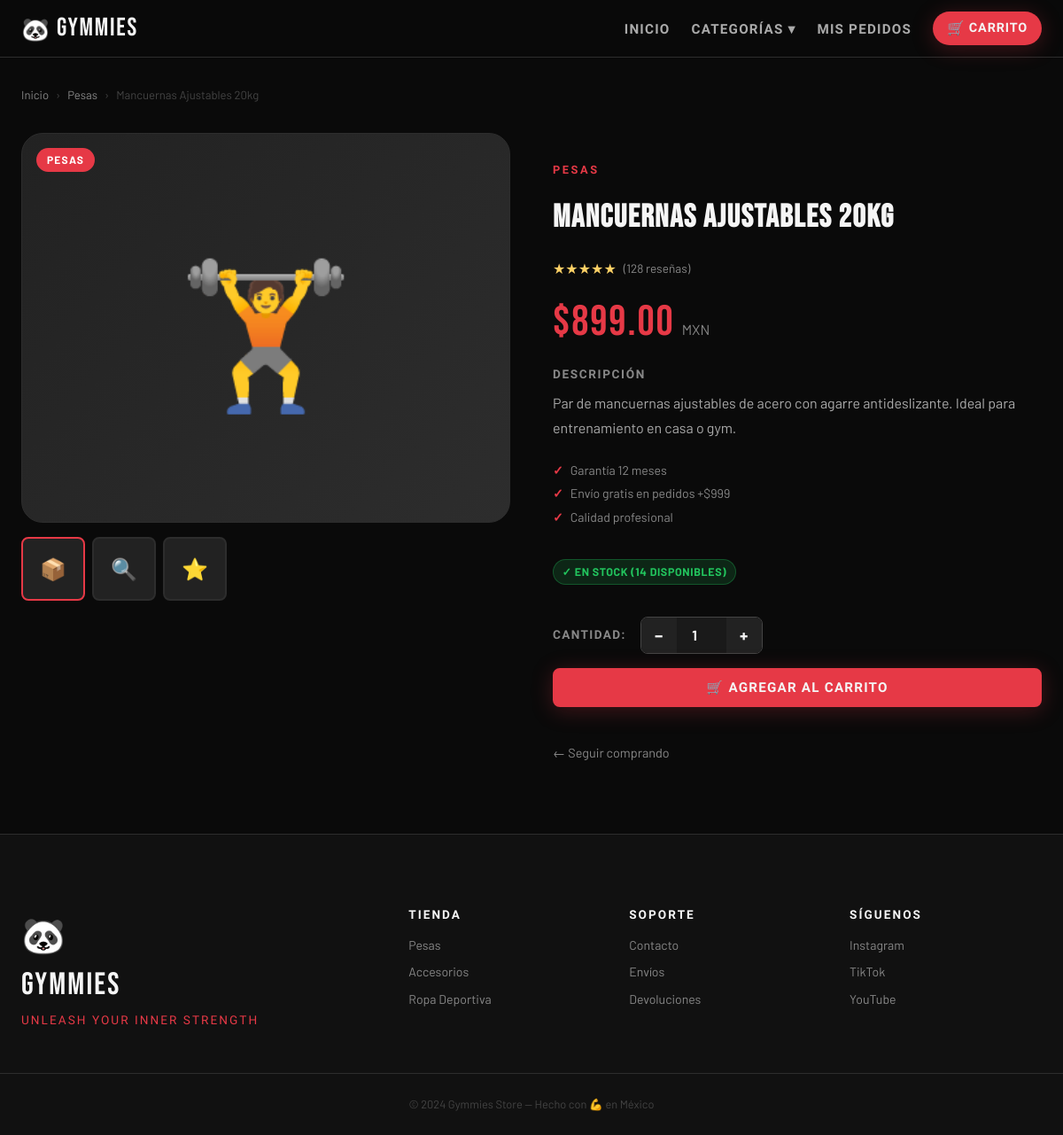
The page /producto/1 on the database its author committed.
### tables this page shows
CREATE TABLE productos (
        id INTEGER PRIMARY KEY AUTOINCREMENT,
        nombre TEXT NOT NULL,
        descripcion TEXT,
        precio REAL NOT NULL,
        costo REAL NOT NULL DEFAULT 0,
        imagen TEXT,
        categoria TEXT,
        stock INTEGER NOT NULL DEFAULT 0
    );

### app.py (the view)
@app.route('/producto/<int:id>')
def producto(id):
    p = get_producto(id)
    if not p:
        return redirect(url_for('index'))
    return render_template('producto.html', producto=p)

### app.py (called while the page is built)
@app.context_processor
def inject_globals():
    carrito_count = 0
    if 'usuario' in session:
        items = get_carrito()
        carrito_count = sum(item['cantidad'] for item in items)
    return {'carrito_count': carrito_count, 'STATUS_LABELS': STATUS_LABELS}

### tienda_db.py (called while the page is built)
def get_connection():
    conn = sqlite3.connect(DB_PATH)
    conn.row_factory = sqlite3.Row
    return conn

def get_producto(id):
    conn = get_connection()
    producto = conn.execute('SELECT * FROM productos WHERE id=?', (id,)).fetchone()
    conn.close()
    return producto

### templates/producto.html (shortened to what this page needs)
{% extends 'base.html' %}
{% block content %}
<section class="product-detail-section">
    <div class="container">
        <nav class="breadcrumb">
            <a href="{{ url_for('index') }}">Inicio</a>
            <span>›</span>
            <a href="{{ url_for('categoria', nombre=producto['categoria']) }}">{{ producto['categoria'] }}</a>
            <span>›</span>
            <span>{{ producto['nombre'] }}</span>
        </nav>
        <div class="product-detail">
            <div class="detail-gallery">
                <div class="detail-img-main">
                    <div class="detail-img-placeholder">
                        {% if producto['categoria'] == 'Pesas' %}🏋️
                        {% elif producto['categoria'] == 'Accesorios' %}🎽
                        {% else %}👕{% endif %}
                    </div>
                    <div class="detail-badge">{{ producto['categoria'] }}</div>
                </div>
                <div class="detail-img-thumbs">
                    <div class="thumb active">📦</div>
                    <div class="thumb">🔍</div>
                    <div class="thumb">⭐</div>
                </div>
            </div>
            <div class="detail-info">
                <div class="detail-tag">{{ producto['categoria'] }}</div>
                <h1 class="detail-title">{{ producto['nombre'] }}</h1>
                <div class="detail-rating">
                    <span class="stars">★★★★★</span>
                    <span class="rating-count">(128 reseñas)</span>
                </div>
                <div class="detail-price-wrap">
                    <span class="detail-price">${{ "%.2f"|format(producto['precio']) }}</span>
                    <span class="detail-currency">MXN</span>
                </div>
                <div class="detail-desc">
                    <h3>Descripción</h3>
                    <p>{{ producto['descripcion'] }}</p>
                </div>
                <div class="detail-features">
                    <div class="feature-item"><span>✓</span> Garantía 12 meses</div>
                    <div class="feature-item"><span>✓</span> Envío gratis en pedidos +$999</div>
                    <div class="feature-item"><span>✓</span> Calidad profesional</div>
                </div>
                <div class="product-stock-info">
                    {% if producto['stock'] > 10 %}
                    <span class="stock-badge stock-ok">✓ En stock ({{ producto['stock'] }} disponibles)</span>
                    {% elif producto['stock'] > 0 %}
                    <span class="stock-badge stock-low">⚡ Últimas {{ producto['stock'] }} unidades</span>
                    {% else %}
                    <span class="stock-badge stock-out">✕ Agotado</span>
                    {% endif %}
                </div>
                <form action="{{ url_for('agregar', id=producto['id']) }}" method="POST" class="detail-add-form">
                    <div class="quantity-selector">
                        <label>Cantidad:</label>
                        <div class="qty-controls">
                            <button type="button" class="qty-btn" onclick="changeQty(-1)">−</button>
                            <input type="number" name="cantidad" id="cantidad" value="1" min="1" max="{{ producto['stock'] }}" class="qty-input">
                            <button type="button" class="qty-btn" onclick="changeQty(1)">+</button>
                        </div>
                    </div>
                    {% if producto['stock'] > 0 %}
                    <button type="submit" class="btn-primary btn-full">
                        🛒 Agregar al Carrito
                    </button>
                    {% else %}
                    <button type="button" class="btn-primary btn-full" disabled style="opacity:.5;cursor:not-allowed;">
                        Sin stock disponible
                    </button>
                    {% endif %}
                </form>
                <a href="{{ url_for('index') }}" class="btn-back">← Seguir comprando</a>
            </div>
        </div>
    </div>
</section>
{% endblock %}

### rows shown on the page
productos: categoria "Pesas", nombre "Mancuernas Ajustables 20kg", categoria "PESAS", precio "899.00", descripcion "Par de mancuernas ajustables de acero con agarre antideslizante. Ideal para entrenamiento en casa o gym.", stock "14"
